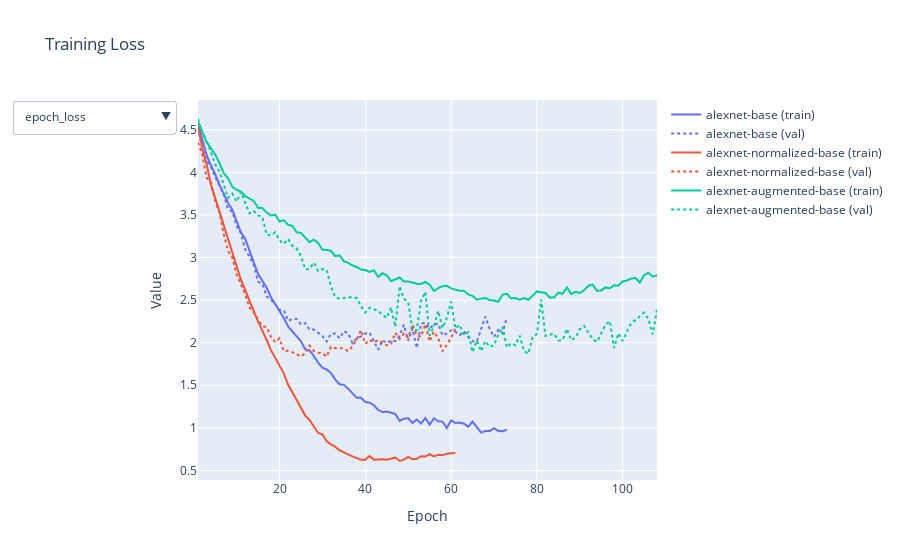

Write notebook code for a chart like this one.
### Markdown cell above
## Metrics per epoch for train and validation datasets

### Code cell
# Flatten dict into dataframe
rows = []
datasets = ["train", "val"]
for exp, parts in logs_dict.items():
    for metric, values in parts["train"].items():
        for epoch, val in enumerate(values, 1):
            rows.append({
                "dataset": "train",
                "experiment": exp,
                "metric": metric,
                "epoch": epoch,
                "value": val
            })
    for metric, values in parts["val"].items():
        for epoch, val in enumerate(values, 1):
            rows.append({
                "dataset": "val",
                "experiment": exp,
                "metric": metric,
                "epoch": epoch,
                "value": val
            })

df = pd.DataFrame(rows)

experiments = df["experiment"].unique()
metrics = ['epoch_loss', 'epoch_accuracy', 'epoch_top-5-accuracy']

# Assign consistent colors
colors = px.colors.qualitative.Plotly
color_map = {exp: colors[i % len(colors)] for i, exp in enumerate(experiments)}

fig = go.Figure()

# Add traces for all metrics and datasets
for metric in metrics:
    for exp in experiments:
        for dataset in datasets:
            subset = df[(df["metric"] == metric) & 
                        (df["experiment"] == exp) & 
                        (df["dataset"] == dataset)]
            fig.add_trace(go.Scatter(
                x=subset["epoch"],
                y=subset["value"],
                mode="lines",
                name=f"{exp} ({dataset})",
                line=dict(
                    color=color_map[exp],
                    dash='dot' if dataset == "val" else 'solid'
                ),
                visible=(metric == 'epoch_loss')  # initially show loss
            ))

# Build visibility mapping for dropdown
n_experiments = len(experiments)
visibility_map = []

for metric in metrics:
    visible = [False] * (len(metrics) * n_experiments * len(datasets))
    start_idx = metrics.index(metric) * n_experiments * len(datasets)
    end_idx = start_idx + n_experiments * len(datasets)
    for i in range(start_idx, end_idx):
        visible[i] = True
    visibility_map.append(visible)

# Create dropdown menu
fig.update_layout(
    updatemenus=[{
        "buttons": [
            {
                "label": metric,
                "method": "update",
                "args": [
                    {"visible": vis},
                    {"title": f"{metric.replace('epoch_', '').capitalize()} per Experiment"}
                ]
            } for metric, vis in zip(metrics, visibility_map)
        ],
        "direction": "down",
        "showactive": True,
    }],
    title="Training Loss",
    xaxis_title="Epoch",
    yaxis_title="Value"
)

fig.show()
